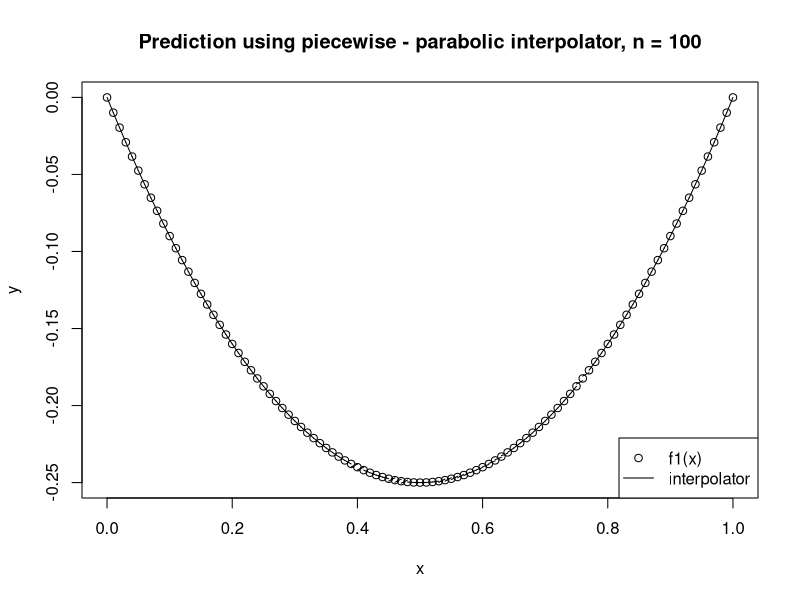
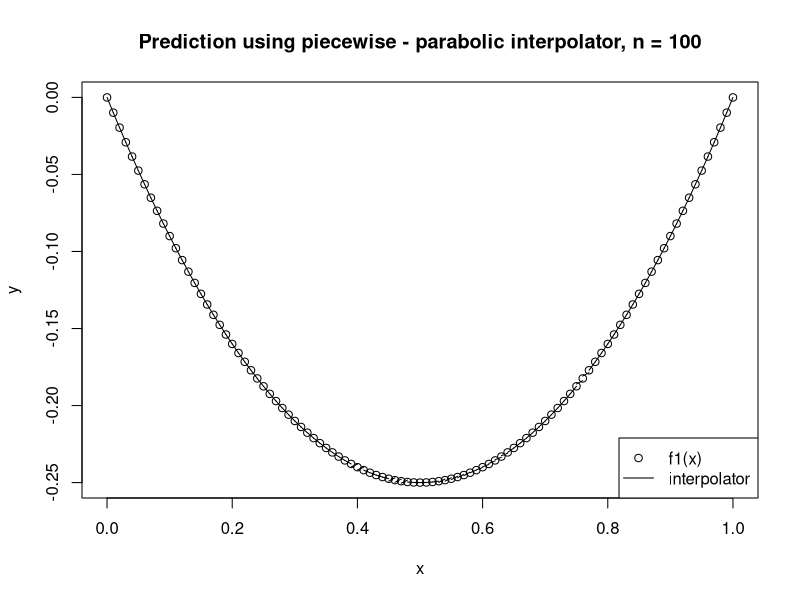

The R script that drew these images, in order:
#########
### 1 ###
#########

# Functional
interp_fn <- function(boundaries, par){
  result <- c()
  for (i in 1:length(boundaries)){
    result[i] = c(par[1] + par[2] * boundaries[i] + (par[3] * boundaries[i]^2))
  }
  return(result)
}


min_se <- function(boundaries, par, target_fn){
  
  t_f = target_fn(boundaries)
  i_f = interp_fn(boundaries, par)
  sse = sum((t_f - i_f)^2)
  return(sse)
}


approximate <- function(boundaries, target_fn){
  optimized <- optim(par=c(0,0,0), fn=min_se, target_fn=target_fn, boundaries=boundaries)
  return(optimized$par)
}



#########
### 2 ###
#########


approximate_cut <- function(n, fn){
  interval <- seq(0, 1, length.out = n+1)
  interval_targets = list()
  for (i in 1:length(interval)) {
    first_val = interval[i]
    if (first_val == 1){stop}
    else{
      second_val = interval[i+1]
      mid_val = interval[i] + ((second_val - first_val) / 2)
      boundaries = c(first_val, mid_val, second_val)
      # print(boundaries)
      interval_targets = append(interval_targets, list(approximate(boundaries, fn)))
    }
  }
  return(interval_targets)
}



#########
### 3 ###
#########

f_1 <- function(x) {
  y = -x * (1-x)
  return(y)
}

f_2 <- function(x) {
  y = -x * sin(10 * pi * x)
  return(y)
}

# interp_fn <- function(boundaries, par) {
#   result <- c()
#   for (i in 1:length(boundaries)){
#     result[i] = c(par[1], par[2] * boundaries[i], (par[3] * boundaries[i]^2))
#   }
#   return(result)
# }


x <- seq(0, 1, by = 0.01)
plot(x,f_1(x), main="Prediction using piecewise - parabolic interpolator, n = 100", ylab = "y")

test <- approximate_cut(100, f_1)
scale <- 1/length(test)
for (i in 1:length(test)) {
  x <- seq((scale*i)- scale, scale*i, by = 0.01/length(test))
  yint <- sapply(x, interp_fn, par = test[[i]])
  lines(x,yint)
}

legend("bottomright", legend=c("f1(x)", "interpolator"), lty=c(NA,1),pch=c(1,NA))


################
### Martynas ###
################

interpolator <- function(a, x){
  X <- as.matrix(c(1, x, x^2), ncol = 1 )
  return(as.vector(a %*% X))
}

SSE <- function(x, a, method1, method2){
  real <- sapply(x, method1)
  pred <- sapply(x, method2, a = a)
  return(sum((real-pred)^2))
}

optimiser <- function(x, method){
  aInit <- c(0, 0, 0)
  res <- optim(aInit, SSE, x = x, method1 = method, method2 = interpolator)
  return(res$par)
}

aproximate <- function(n, method){
  scale <- 1/n
  midVal <- scale / 2
  result <- list()
  for (i in 1:n) {
    x <- c((scale*i)-scale, (scale * i) - midVal, scale * i)
    result <- append(result, list(optimiser(x, method)))
  }
  return(result)
}
# 
x <- seq(0, 1, by = 0.01)
plot(x,f_1(x), main="Prediction using piecewise - parabolic interpolator, n = 100", ylab = "y")

test <- aproximate(100, f_1)
scale <- 1/length(test)
for (i in 1:length(test)) {
  x <- seq((scale*i)- scale, scale*i, by = 0.01/length(test))
  yint <- sapply(x, interpolator, a = test[[i]])
  lines(x,yint)
}

legend("bottomright", legend=c("f1(x)", "interpolator"), lty=c(NA,1),pch=c(1,NA))